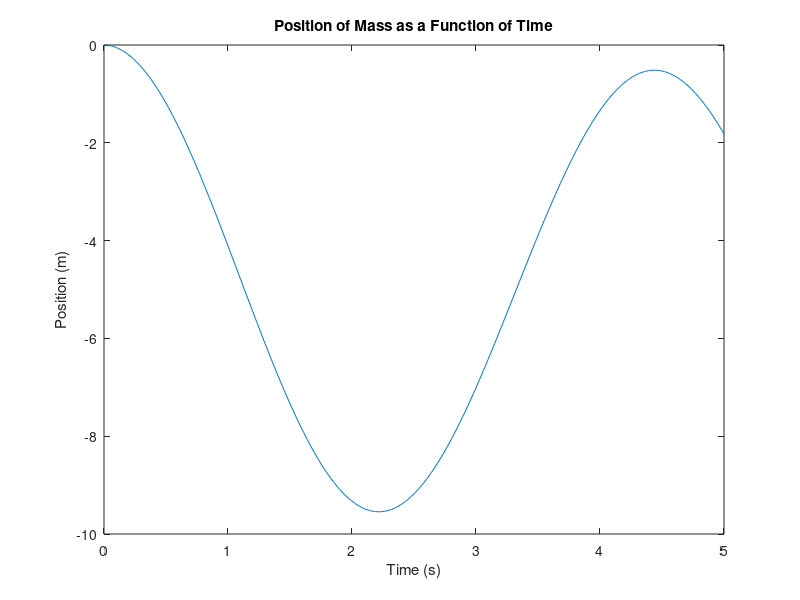

This figure's MATLAB source:
% MATLAB Script File 

% This script will simulate a physical system from the ground up.

%% Initialization 
% Set initial values for model parameters

mass = 4; % kg 
k = 8; % N/m 
g = 9.81; % m/s^2 
u = 0.2; % damping coefficient 

%% Simulation 
% Simulate the motion of the mass

dt = 0.01; % time step 
t = 0:dt:5; % total simulation time 
x = zeros(size(t)); % position vector 
v = zeros(size(t)); % velocity vector 
a(1) = -g; % initial acceleration 

for i=1:length(t)-1
   % Calculate acceleration 
   a(i+1) = -g - (k/mass)*x(i) - (u/mass)*v(i);
   
   % Calculate velociy 
   v(i+1) = v(i) + a(i+1)*dt;
   
   % Calculate position 
   x(i+1) = x(i) + v(i+1)*dt;
end

%% Results 
% Plot the simulated motion of the mass

plot(t,x);
xlabel('Time (s)');
ylabel('Position (m)');
title('Position of Mass as a Function of Time');